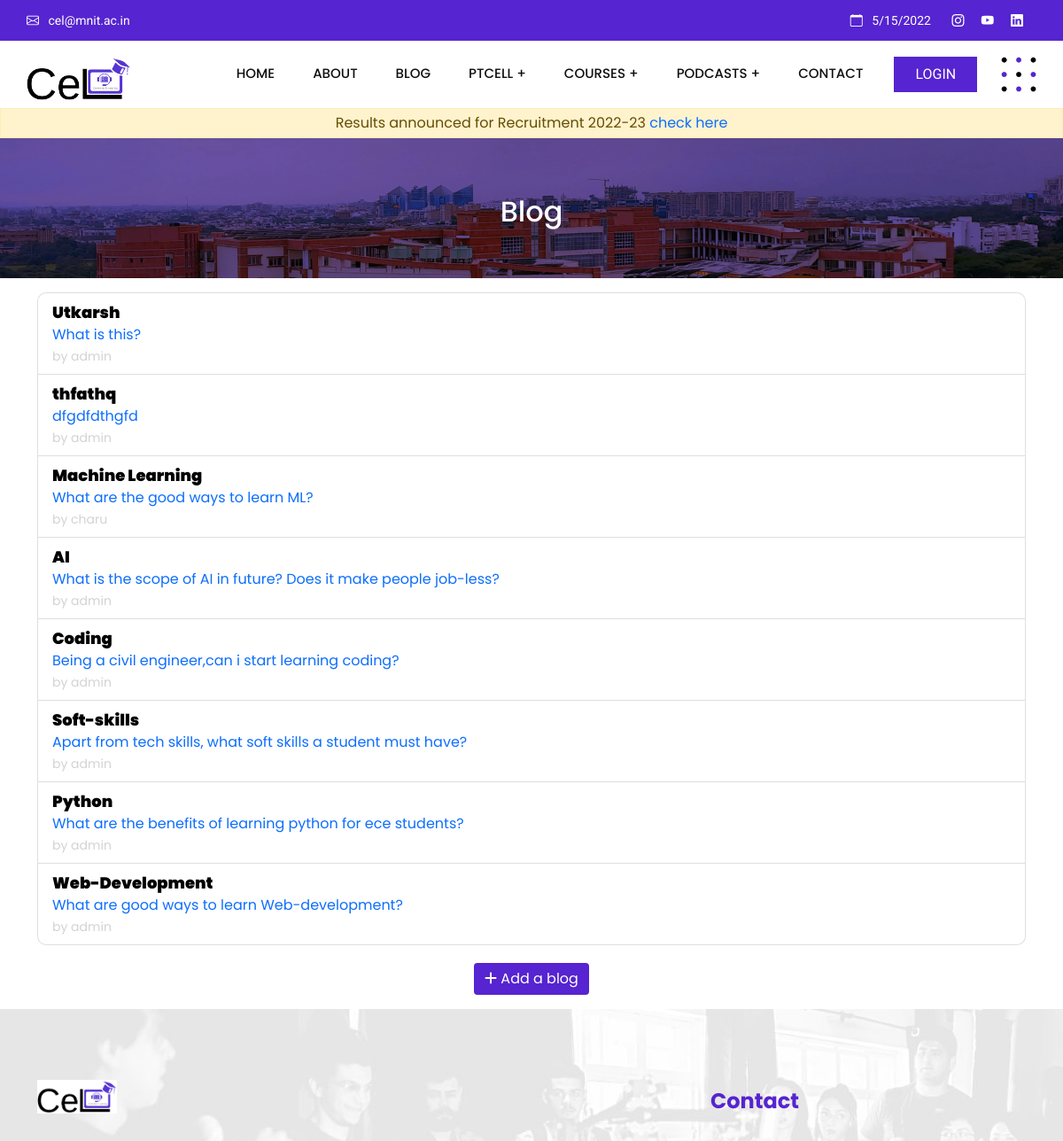
Before: /allquestions/ (upper part) with the older database file.
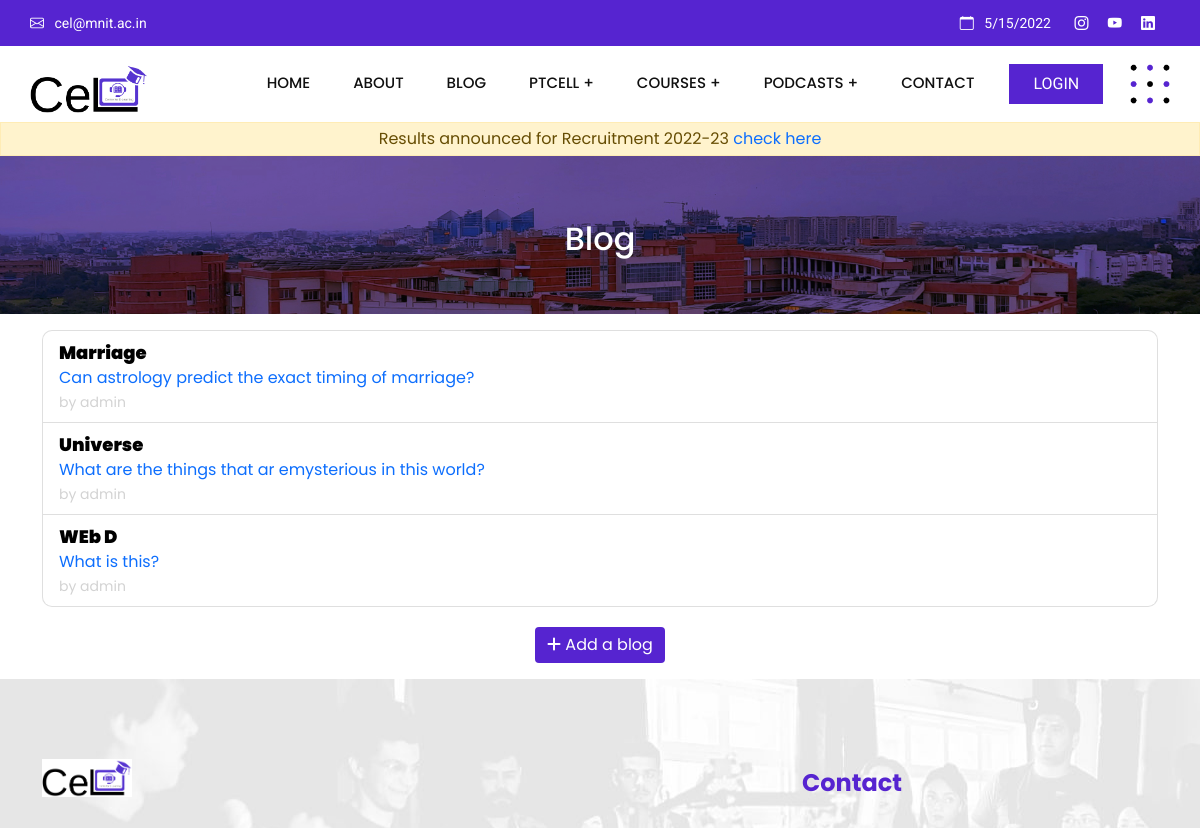
After: the same page with the newer database file.
### myapp/models.py (models this page shows, shortened)
class Question(models.Model):
    author = models.ForeignKey(User, null=False, on_delete=models.CASCADE)
    title = models.CharField(max_length=200, null=False)
    body = models.TextField(null=False)
    created_at = models.DateTimeField(auto_now_add=True)
    updated_at = models.DateTimeField(auto_now=True)

### myapp/views.py (the view)
# urls.py: path('allquestions/', views.allquestions, name='allquestions'),
def allquestions(request):
    questions = Question.objects.all().order_by('-created_at')
    context = {
        'questions': questions
    }
    return render(request, 'allquestions.html', context)

### templates/allquestions.html (shortened to what this page needs)
{% extends 'base.html' %}
{% block content %}
<section style="background-repeat:no-repeat;background-size:cover;background-position:center;background-color:#9873f3;background-blend-mode: multiply; background-image: url(../static/images/vltc.jpg);display:flex;justify-content:center;align-items:center">
  <div class="container py-5 text-center">
      <h2 class="pt-3 text-white">Blog</h2>
  </div>
</section>
<section class="container mt-3">
    <div class="question-list-item">
        <ul class="list-group" style="border-radius: 10px;">
            {% for question in questions %}
            <li class="list-group-item">
                <a style="text-decoration: none" href="{% url 'question' question.id %}">
                    <p class="question-list-item-title">
                      {{question.title}}
                    </p>
                    <p class="mb-0">{{question.body}}</p>
                    <small class="question-list-item-author">
                      by {{question.author.username}}
                    </small>
                  </a>
            </li>
            {% endfor %}
          </ul>
      </div>
      {% if not user.is_authenticated %}
<div class="container pb-3">
  <div class="text-center">
    <a class="btn btn-primary" style="text-decoration: none" href="/login"><i class="fa fa-plus"></i> Add a blog</a>
  </div>
</div>
{% endif %}
</section>
{% endblock content %}

Changed rows visible on the page:
removed Question: title "Utkarsh", body "What is this?", author.username "admin"
removed Question: title "thfathq", body "dfgdfdthgfd", author.username "admin"
removed Question: title "Machine Learning", body "What are the good ways to learn ML?", author.username "charu"
removed Question: title "AI", body "What is the scope of AI in future? Does it make people job-less?", author.username "admin"
removed Question: title "Coding", body "Being a civil engineer,can i start learning coding?", author.username "admin"
removed Question: title "Soft-skills", body "Apart from tech skills, what soft skills a student must have?", author.username "admin"
removed Question: title "Python", body "What are the benefits of learning python for ece students?", author.username "admin"
removed Question: title "Web-Development", body "What are good ways to learn Web-development?", author.username "admin"
added Question: title "Marriage", body "Can astrology predict the exact timing of marriage?", author.username "admin"
added Question: title "Universe", body "What are the things that ar emysterious in this world?", author.username "admin"
added Question: title "WEb D", body "What is this?", author.username "admin"
